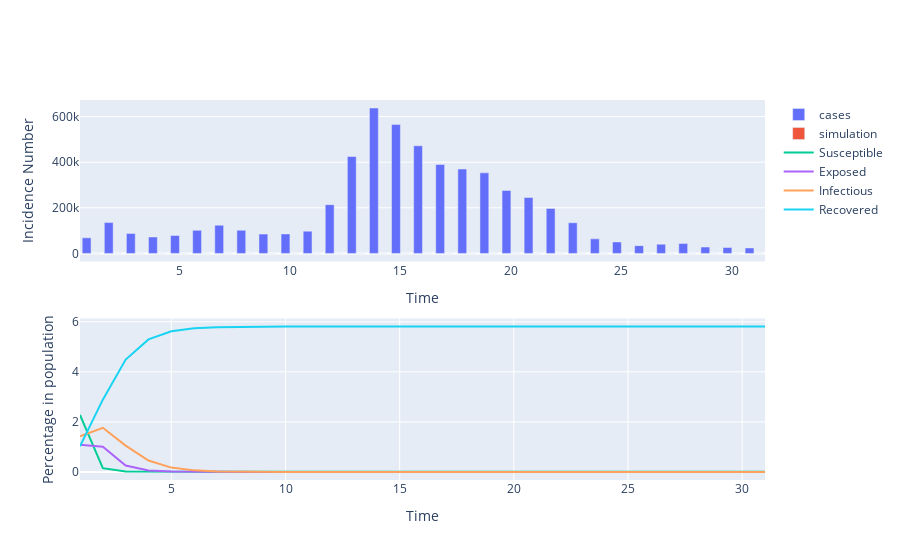

This figure's notebook cell:
### Code cell
inferred_data = pd.DataFrame({
            'Time': times,
            'Incidence Number': inferred_result[:, -1],
            'Susceptible': inferred_result[:, 0],
            'Exposed': inferred_result[:, 1],
            'Infectious': inferred_result[:, 2],
            'Recovered': inferred_result[:, 3],
        })

# Plot flu data vs inferred incidences data
plot = plots.SubplotFigure()
plot.add_data(flu_data, time_key='time_index', inc_key='inc')
plot.add_simulation(inferred_data)
plot.get_subplots()
plot.show()

### Figure 1 — Plotly figure (JSON) as saved in the notebook; plotly's stock layout.template omitted (floating-point values rounded to 4 significant figures)
{"data": [{"name": "cases", "type": "bar", "x": [1, 2, 3, 4, 5, 6, 7, 8, 9, 10, 11, 12, 13, 14, 15, 16, 17, 18, 19, 20, 21, 22, 23, 24, 25, 26, 27, 28, 29, 30, 31], "xaxis": "x", "y": [68422, 135223, 87330, 72029, 78620, 101073, 123680, 101726, 84830, 85489, 97586, 213901, 424937, 637302, 565825, 471852, 389886, 369895, 353231, 276205, 245240, 197206, 134545, 63881, 50362, 34053, 40555, 43154, 27896, 26096, 24099], "yaxis": "y"}, {"name": "simulation", "type": "bar", "x": [1, 2, 3, 4, 5, 6, 7, 8, 9, 10, 11, 12, 13, 14, 15, 16, 17, 18, 19, 20, 21, 22, 23, 24, 25, 26, 27, 28, 29, 30, 31], "xaxis": "x", "y": [0, 2.207, 0.8903, 0.2078, 0.04519, 0.0099, 0.002203, 0.0005104, 0.0001234, 3.17e-05, 8.692e-06, 2.523e-06, 7.62e-07, 2.313e-07, 7.231e-08, 3.286e-08, -1.251e-09, 2.329e-08, -1.044e-08, -2.436e-08, 7.282e-07, -1.312e-07, -1.415e-06, 2.322e-07, 3.984e-07, 1.657e-07, -2.417e-09, 1.542e-07, -2.494e-07, 1.356e-07, -4.44e-08], "yaxis": "y"}, {"mode": "lines", "name": "Susceptible", "type": "scatter", "x": [1, 2, 3, 4, 5, 6, 7, 8, 9, 10, 11, 12, 13, 14, 15, 16, 17, 18, 19, 20, 21, 22, 23, 24, 25, 26, 27, 28, 29, 30, 31], "xaxis": "x2", "y": [2.28, 0.1499, 0.01436, 0.00441, 0.002734, 0.002291, 0.002152, 0.002106, 0.002091, 0.002086, 0.002084, 0.002084, 0.002083, 0.002083, 0.002083, 0.002083, 0.002083, 0.002083, 0.002083, 0.002083, 0.002083, 0.002083, 0.002083, 0.002083, 0.002083, 0.002083, 0.002083, 0.002083, 0.002083, 0.002083, 0.002083], "yaxis": "y2"}, {"mode": "lines", "name": "Exposed", "type": "scatter", "x": [1, 2, 3, 4, 5, 6, 7, 8, 9, 10, 11, 12, 13, 14, 15, 16, 17, 18, 19, 20, 21, 22, 23, 24, 25, 26, 27, 28, 29, 30, 31], "xaxis": "x2", "y": [1.085, 1.008, 0.2535, 0.05565, 0.01213, 0.002673, 0.000609, 0.0001444, 3.632e-05, 9.747e-06, 2.77e-06, 8.204e-07, 2.498e-07, 8.16e-08, 3.002e-08, 5.218e-09, 7.83e-09, -1.38e-08, -3.195e-09, 2.041e-08, -7.093e-07, -5.773e-07, 8.418e-07, 6.078e-07, 2.087e-07, 4.261e-08, 4.528e-08, -1.099e-07, 1.413e-07, 4.705e-09, 4.942e-08], "yaxis": "y2"}, {"mode": "lines", "name": "Infectious", "type": "scatter", "x": [1, 2, 3, 4, 5, 6, 7, 8, 9, 10, 11, 12, 13, 14, 15, 16, 17, 18, 19, 20, 21, 22, 23, 24, 25, 26, 27, 28, 29, 30, 31], "xaxis": "x2", "y": [1.419, 1.764, 1.053, 0.455, 0.1731, 0.06206, 0.02155, 0.007346, 0.002479, 0.0008321, 0.0002784, 9.288e-05, 3.083e-05, 1.038e-05, 3.651e-06, 1.041e-06, 5.936e-07, 7.054e-08, 6.242e-09, 2.305e-07, 1.46e-06, 1.042e-06, -1.81e-06, -9.692e-07, -3.348e-07, -2.093e-08, -1.042e-07, 3.64e-07, -4.479e-07, -9.292e-09, -1.593e-07], "yaxis": "y2"}, {"mode": "lines", "name": "Recovered", "type": "scatter", "x": [1, 2, 3, 4, 5, 6, 7, 8, 9, 10, 11, 12, 13, 14, 15, 16, 17, 18, 19, 20, 21, 22, 23, 24, 25, 26, 27, 28, 29, 30, 31], "xaxis": "x2", "y": [1.027, 2.889, 4.491, 5.296, 5.623, 5.744, 5.787, 5.802, 5.807, 5.808, 5.809, 5.809, 5.809, 5.809, 5.809, 5.809, 5.809, 5.809, 5.809, 5.809, 5.809, 5.809, 5.809, 5.809, 5.809, 5.809, 5.809, 5.809, 5.809, 5.809, 5.809], "yaxis": "y2"}], "layout": {"xaxis": {"anchor": "y", "domain": [0, 1], "title": {"text": "Time"}}, "xaxis2": {"anchor": "y2", "domain": [0, 1], "title": {"text": "Time"}}, "yaxis": {"anchor": "x", "domain": [0.575, 1], "title": {"text": "Incidence Number"}}, "yaxis2": {"anchor": "x2", "domain": [0, 0.425], "title": {"text": "Percentage in population"}}}}
